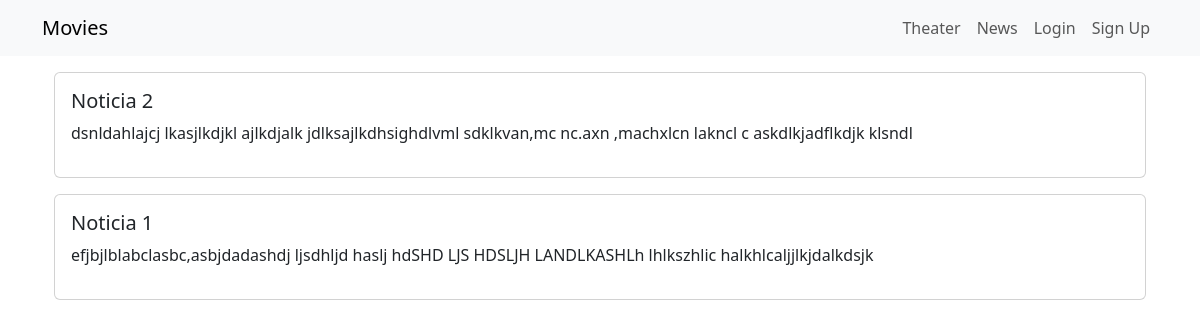
Page /news/ on the committed database.
### news/models.py (models this page shows, shortened)
class News(models.Model):
    headline = models.CharField(max_length=200)
    body = models.TextField()
    date = models.DateField()

### news/views.py (the view)
# urls.py: path('news/', include('news.urls')),
def news(request):
    newss = News.objects.all().order_by('-date')
    return render(request,'news.html',{'newss':newss})

### news/templates/news.html (shortened to what this page needs)
<!DOCTYPE html>
<html lang="en">
<head>
</head>
<body>
    {% extends 'base.html' %}
    {% block content %}
    <div class="container">
        {% for news in newss %}
        <div class="card mb-3">
            <div class="row g-0">
                <div>
                    <div class="card-body">
                        <h5 class="card-title">{{ news.headline }}</h5>
                        <p class="card-text">{{ news.body }}</p>
                    </div>
                </div>
            </div>
        </div>
        {% endfor %}
    </div>
    {% endblock content %}

### rows in the picture
News: headline "Noticia 2", body "dsnldahlajcj lkasjlkdjkl ajlkdjalk jdlksajlkdhsighdlvml sdklkvan,mc nc.axn ,machxlcn lakncl c askdlkjadflkdjk klsndl"
News: headline "Noticia 1", body "efjbjlblabclasbc,asbjdadashdj ljsdhljd haslj hdSHD LJS HDSLJH LANDLKASHLh lhlkszhlic halkhlcaljjlkjdalkdsjk"
